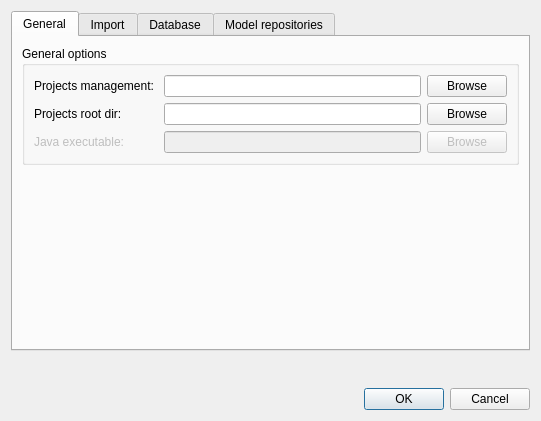
<?xml version="1.0" encoding="UTF-8"?>
<ui version="4.0">
 <class>Options</class>
 <widget class="QDialog" name="Options">
  <property name="geometry">
   <rect>
    <x>0</x>
    <y>0</y>
    <width>541</width>
    <height>421</height>
   </rect>
  </property>
  <property name="sizePolicy">
   <sizepolicy hsizetype="Minimum" vsizetype="Preferred">
    <horstretch>0</horstretch>
    <verstretch>0</verstretch>
   </sizepolicy>
  </property>
  <property name="windowTitle">
   <string> Options</string>
  </property>
  <layout class="QGridLayout" name="gridLayout">
   <item row="4" column="0">
    <widget class="QDialogButtonBox" name="buttonBox">
     <property name="enabled">
      <bool>true</bool>
     </property>
     <property name="standardButtons">
      <set>QDialogButtonBox::Cancel|QDialogButtonBox::Ok</set>
     </property>
    </widget>
   </item>
   <item row="0" column="0">
    <widget class="QTabWidget" name="tabWidget">
     <property name="enabled">
      <bool>true</bool>
     </property>
     <property name="tabShape">
      <enum>QTabWidget::Rounded</enum>
     </property>
     <property name="currentIndex">
      <number>0</number>
     </property>
     <property name="elideMode">
      <enum>Qt::ElideLeft</enum>
     </property>
     <widget class="QWidget" name="tabGeneral">
      <property name="enabled">
       <bool>true</bool>
      </property>
      <attribute name="title">
       <string>General</string>
      </attribute>
      <layout class="QGridLayout" name="gridLayout_2">
       <item row="1" column="0">
        <spacer name="verticalSpacer_2">
         <property name="orientation">
          <enum>Qt::Vertical</enum>
         </property>
         <property name="sizeHint" stdset="0">
          <size>
           <width>20</width>
           <height>40</height>
          </size>
         </property>
        </spacer>
       </item>
       <item row="0" column="0">
        <widget class="QGroupBox" name="groupBox">
         <property name="title">
          <string>General options </string>
         </property>
         <layout class="QGridLayout" name="gridLayout_12">
          <item row="0" column="0">
           <layout class="QGridLayout" name="gridLayout_3">
            <item row="2" column="0">
             <widget class="QLabel" name="label_5">
              <property name="enabled">
               <bool>false</bool>
              </property>
              <property name="text">
               <string>Java executable: </string>
              </property>
             </widget>
            </item>
            <item row="0" column="1">
             <widget class="QLineEdit" name="lineEditProjectsDatabase"/>
            </item>
            <item row="0" column="0">
             <widget class="QLabel" name="label">
              <property name="text">
               <string>Projects management: </string>
              </property>
             </widget>
            </item>
            <item row="2" column="1">
             <widget class="QLineEdit" name="lineEditJavaExe">
              <property name="enabled">
               <bool>false</bool>
              </property>
             </widget>
            </item>
            <item row="2" column="2">
             <widget class="QPushButton" name="btnBrowseJavaExe">
              <property name="enabled">
               <bool>false</bool>
              </property>
              <property name="text">
               <string>Browse</string>
              </property>
             </widget>
            </item>
            <item row="0" column="2">
             <widget class="QPushButton" name="btnBrowseProjectsDatabase">
              <property name="text">
               <string>Browse</string>
              </property>
             </widget>
            </item>
            <item row="1" column="2">
             <widget class="QPushButton" name="btnBrowseProjectsRootDir">
              <property name="text">
               <string>Browse</string>
              </property>
             </widget>
            </item>
            <item row="1" column="1">
             <widget class="QLineEdit" name="lineEditProjectsRootDir"/>
            </item>
            <item row="1" column="0">
             <widget class="QLabel" name="label_11">
              <property name="text">
               <string>Projects root dir:</string>
              </property>
             </widget>
            </item>
           </layout>
          </item>
         </layout>
        </widget>
       </item>
      </layout>
     </widget>
     <widget class="QWidget" name="tabImport">
      <attribute name="title">
       <string>Import</string>
      </attribute>
      <layout class="QGridLayout" name="gridLayout_7">
       <item row="1" column="0">
        <widget class="QGroupBox" name="groupBox_3">
         <property name="title">
          <string>Import app</string>
         </property>
         <layout class="QGridLayout" name="gridLayout_4">
          <item row="2" column="0">
           <layout class="QHBoxLayout" name="horizontalLayout">
            <item>
             <widget class="QLabel" name="label_8">
              <property name="text">
               <string>Jar file: </string>
              </property>
             </widget>
            </item>
            <item>
             <widget class="QLineEdit" name="lineEditImportJar"/>
            </item>
            <item>
             <widget class="QPushButton" name="btnBrowseImportJar">
              <property name="text">
               <string>Browse</string>
              </property>
             </widget>
            </item>
           </layout>
          </item>
         </layout>
        </widget>
       </item>
       <item row="2" column="0">
        <widget class="QGroupBox" name="groupBox_2">
         <property name="title">
          <string>VM arguments</string>
         </property>
         <layout class="QGridLayout" name="gridLayout_8">
          <item row="0" column="0">
           <widget class="QPlainTextEdit" name="plainTextEditImportVMArguments">
            <property name="plainText">
             <string/>
            </property>
           </widget>
          </item>
         </layout>
        </widget>
       </item>
      </layout>
     </widget>
     <widget class="QWidget" name="tabDatabase">
      <attribute name="title">
       <string>Database</string>
      </attribute>
      <layout class="QGridLayout" name="gridLayout_6">
       <item row="0" column="0">
        <widget class="QGroupBox" name="groupBox_5">
         <property name="title">
          <string>Import database</string>
         </property>
         <layout class="QGridLayout" name="gridLayout_11">
          <item row="0" column="0">
           <layout class="QGridLayout" name="gridLayout_10">
            <item row="7" column="0">
             <widget class="QLabel" name="lblDbAdminPwd">
              <property name="text">
               <string>Admin Password</string>
              </property>
             </widget>
            </item>
            <item row="5" column="1">
             <widget class="QLineEdit" name="lineEditDbUserPwd">
              <property name="echoMode">
               <enum>QLineEdit::PasswordEchoOnEdit</enum>
              </property>
             </widget>
            </item>
            <item row="3" column="1">
             <widget class="QLineEdit" name="lineEditDbPort"/>
            </item>
            <item row="6" column="0">
             <widget class="QLabel" name="lblDbAdmin">
              <property name="text">
               <string>Admin</string>
              </property>
             </widget>
            </item>
            <item row="7" column="1">
             <widget class="QLineEdit" name="lineEditDbAdminPwd">
              <property name="echoMode">
               <enum>QLineEdit::PasswordEchoOnEdit</enum>
              </property>
             </widget>
            </item>
            <item row="3" column="0">
             <widget class="QLabel" name="lblDbPort">
              <property name="text">
               <string>Port</string>
              </property>
             </widget>
            </item>
            <item row="1" column="1">
             <widget class="QLineEdit" name="lineEditDbHost"/>
            </item>
            <item row="2" column="1">
             <widget class="QLineEdit" name="lineEditDbDatabase"/>
            </item>
            <item row="6" column="1">
             <widget class="QLineEdit" name="lineEditDbAdmin"/>
            </item>
            <item row="5" column="0">
             <widget class="QLabel" name="lblDbUserPwd">
              <property name="text">
               <string>Password</string>
              </property>
             </widget>
            </item>
            <item row="2" column="0">
             <widget class="QLabel" name="lblDbDatabase">
              <property name="text">
               <string>Database</string>
              </property>
             </widget>
            </item>
            <item row="1" column="0">
             <widget class="QLabel" name="lblDbHost">
              <property name="layoutDirection">
               <enum>Qt::LeftToRight</enum>
              </property>
              <property name="text">
               <string>Host </string>
              </property>
             </widget>
            </item>
            <item row="4" column="0">
             <widget class="QLabel" name="lblDbUser">
              <property name="text">
               <string>Username</string>
              </property>
             </widget>
            </item>
            <item row="4" column="1">
             <widget class="QLineEdit" name="lineEditDbUser"/>
            </item>
            <item row="0" column="1">
             <widget class="QComboBox" name="cmbBoxDbProvider"/>
            </item>
            <item row="0" column="0">
             <widget class="QLabel" name="label_12">
              <property name="text">
               <string>Provider</string>
              </property>
             </widget>
            </item>
           </layout>
          </item>
         </layout>
        </widget>
       </item>
       <item row="1" column="0">
        <spacer name="verticalSpacer">
         <property name="orientation">
          <enum>Qt::Vertical</enum>
         </property>
         <property name="sizeHint" stdset="0">
          <size>
           <width>20</width>
           <height>40</height>
          </size>
         </property>
        </spacer>
       </item>
      </layout>
     </widget>
     <widget class="QWidget" name="tabModelrepos">
      <attribute name="title">
       <string>Model repositories</string>
      </attribute>
      <layout class="QGridLayout" name="gridLayout_14">
       <item row="0" column="0">
        <widget class="QGroupBox" name="groupBox_4">
         <property name="title">
          <string>Model repositories </string>
         </property>
         <layout class="QGridLayout" name="gridLayout_13">
          <item row="0" column="0">
           <layout class="QHBoxLayout" name="horizontalLayout_2">
            <item>
             <widget class="QListWidget" name="listWidgetModelRepos">
              <property name="selectionMode">
               <enum>QAbstractItemView::ExtendedSelection</enum>
              </property>
              <item>
               <property name="text">
                <string>http://www.catais.org/models/</string>
               </property>
              </item>
              <item>
               <property name="text">
                <string>http://models.geo.admin.ch/</string>
               </property>
              </item>
             </widget>
            </item>
            <item>
             <layout class="QVBoxLayout" name="verticalLayout_2">
              <item>
               <widget class="QPushButton" name="btnAddModelRepo">
                <property name="text">
                 <string>Add</string>
                </property>
               </widget>
              </item>
              <item>
               <widget class="QPushButton" name="btnDeleteModelRepo">
                <property name="text">
                 <string>Delete</string>
                </property>
               </widget>
              </item>
              <item>
               <spacer name="verticalSpacer_3">
                <property name="orientation">
                 <enum>Qt::Vertical</enum>
                </property>
                <property name="sizeHint" stdset="0">
                 <size>
                  <width>20</width>
                  <height>40</height>
                 </size>
                </property>
               </spacer>
              </item>
             </layout>
            </item>
           </layout>
          </item>
         </layout>
        </widget>
       </item>
      </layout>
     </widget>
    </widget>
   </item>
   <item row="3" column="0">
    <spacer name="verticalSpacer_4">
     <property name="orientation">
      <enum>Qt::Vertical</enum>
     </property>
     <property name="sizeHint" stdset="0">
      <size>
       <width>20</width>
       <height>40</height>
      </size>
     </property>
    </spacer>
   </item>
  </layout>
 </widget>
 <resources/>
 <connections>
  <connection>
   <sender>buttonBox</sender>
   <signal>rejected()</signal>
   <receiver>Options</receiver>
   <slot>reject()</slot>
   <hints>
    <hint type="sourcelabel">
     <x>272</x>
     <y>383</y>
    </hint>
    <hint type="destinationlabel">
     <x>246</x>
     <y>279</y>
    </hint>
   </hints>
  </connection>
  <connection>
   <sender>buttonBox</sender>
   <signal>accepted()</signal>
   <receiver>Options</receiver>
   <slot>accept()</slot>
   <hints>
    <hint type="sourcelabel">
     <x>341</x>
     <y>382</y>
    </hint>
    <hint type="destinationlabel">
     <x>335</x>
     <y>270</y>
    </hint>
   </hints>
  </connection>
 </connections>
</ui>
